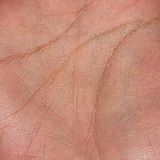
%> input picture imtest.JPG, 160 x 160 px
$ octave --eval "result = imseg(imread('imtest.JPG'));"   (GNU Octave 9; MATLAB toolbox functions it lacks are replaced by stand-ins)
%> lines starting %> are read from the running program, lines starting %| are printed output that depends on the picture; in (x1, y1, x2, y2) boxes, pixels count from 0 and x2, y2 are one past the last pixel; in counts of white or black regions, pixels touching at a corner belong together; the program's own positions count from 1
function [ out ] = imseg( img )

[ level, EM ] = graythresh( img );
%> level = 0.635; EM = 0.847
BW = im2bw( img, level );
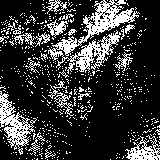
%> BW: size 160x160 logical; 22% white in thin lines or dots
[ L, num ] = bwlabel( BW );
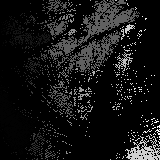
%> L: size 160x160 double; min 0, max 617, mean 51.7; drawn with min black and max white
%> num = 617

maxarea =  - Inf;
Lmax = 0;
for ii = 1:num
    numero = length( find( L == ii ) );
    if numero > maxarea
    maxarea = numero;
    Lmax = ii;
    end
end
%> this loop made 617 passes
%> (numero, maxarea, Lmax) on passes 1, 7: (22, 22, 1), (804, 804, 7)
%> numero on passes 2, 3, 4, 5, 6, 8: 1, 1, 1, 1, 8, 2
%> after the loop, Lmax = 233; maxarea = 2018
ok = ( L == Lmax );
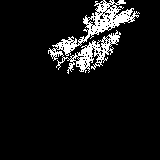
%> ok: size 160x160 logical; 7.9% white; 1 white region, box (x1, y1, x2, y2) and area: (48, 0, 140, 74) 2018


s = edge( double( ok ), 'canny', 0.5, 5 );
%> s: size 160x160 logical; 1.3% white in thin lines or dots, all inside (x1, y1, x2, y2) = (49, 1, 136, 71)
thinned = bwmorph( s, 'thin', Inf );
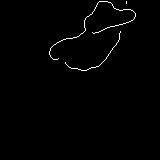
%> thinned: size 160x160 logical; 0.94% white in thin lines or dots, all inside (x1, y1, x2, y2) = (49, 1, 136, 71)
[ x0, y0 ] = find( thinned );
%> x0 = 241 values from 2 to 71; y0 = 241 values from 50 to 136
L = length( x0 );
%> L = 241
radius = 70;
[ dimx, dimy ] = size( thinned );
%> dimx = 160; dimy = 160
matrice = zeros( dimx, dimy );
for scanx = 1:L
    xc = x0( scanx );
    yc = y0( scanx );

    x_s = max( 1, xc - radius );
    x_e = min( dimx, xc + radius );
    y_s = max( 1, yc - radius );
    y_e = min( dimy, yc + radius );

    for ii = x_s:x_e
        for jj = y_s:y_e
            if ok( ii, jj )
                r = sqrt( ( ii - xc ) ^ 2 + ( jj - yc ) ^ 2 );
                if r < radius
                matrice( xc, yc ) = matrice( xc, yc ) + 1;
                end
            end
        end
    end
end
%> this loop made 241 passes
%> (xc, yc, x_e, y_s, y_e) on passes 1 to 3: (52, 50, 122, 1, 120), (53, 50, 123, 1, 120), (54, 50, 124, 1, 120)
%> matrice: size 160x160 double; 140 distinct labels, from 0 to 2018
%> after the loop, r = 87.97


nz = 0;
glob_max = max( matrice( : ) );
%> glob_max = 2018
my_thres = 0.7;
while nz < 3
    zone = matrice > my_thres * glob_max;
    zone = imdilate( zone, strel( 'disk', 2 ) );
    [ Lz, nz ] = bwlabel( zone );
    my_thres = my_thres - 0.25;
end
%> this loop made 1 pass
%> nz on pass 1: 3
%> pass 1, in imseg, `zone = imdilate( zone, strel( 'disk', 2 ) );`:
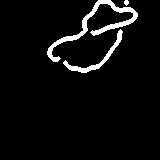
%> zone: size 160x160 logical; 4.8% white; 3 white regions, box (x1, y1, x2, y2) and area: (47, 0, 138, 62) 837, (63, 29, 123, 73) 358, (124, 0, 129, 6) 22
%> pass 1, in imseg, `[ Lz, nz ] = bwlabel( zone );`:
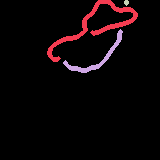
%> Lz: size 160x160 double; 4 distinct labels, from 0 to 3; one colour per label, 0 black
%> after the loop, my_thres = 0.45

if nz < 3
    error( 'Errore. Le zone di massimi relativi sono troppo poche.' );
end
if nz == 3
    x = [  ];
    y = [  ];
for ii = 1:nz
    pos = find( Lz == ii );
    [ vmax, pmax ] = max( matrice( pos ) );
    mpos = pos( pmax );
    [ xm, ym ] = ind2sub( size( matrice ), mpos );
    x = [ x;xm ];
    y = [ y;ym ];
end
%> this loop made 3 passes
%> (vmax, pmax, mpos, xm, ym, x, y) on passes 1 to 3: (2018, 207, 11878, 38, 75, 38, 75), (2018, 182, 15906, 66, 100, [38; 66], [75; 100]), (1544, 12, 20164, 4, 127, [38; 66; 4], [75; 100; 127])


x1 = x( 1 );
%> x1 = 38
x2 = x( 2 );
%> x2 = 66
x3 = x( 3 );
%> x3 = 4
y1 = y( 1 );
%> y1 = 75
y2 = y( 2 );
%> y2 = 100
y3 = y( 3 );
%> y3 = 127

d12 = sqrt( ( x1 - x2 ) ^ 2 + ( y1 - y2 ) ^ 2 );
%> d12 = 37.54
d13 = sqrt( ( x1 - x3 ) ^ 2 + ( y1 - y3 ) ^ 2 );
%> d13 = 62.13
d23 = sqrt( ( x2 - x3 ) ^ 2 + ( y2 - y3 ) ^ 2 );
%> d23 = 67.62
if ( d12 > d13 ) && ( d12 > d23 )
    Ax = x1;
    Ay = y1;
    Bx = x2;
    By = y2;
end
if ( d13 > d12 ) && ( d13 > d23 )
    Ax = x1;
    Ay = y1;
    Bx = x3;
    By = y3;
end
if ( d23 > d12 ) && ( d23 > d13 )
    Ax = x2;
%> Ax = 66
    Ay = y2;
%> Ay = 100
    Bx = x3;
%> Bx = 4
    By = y3;
%> By = 127
end


end
if nz >= 4
    vettore_massimi = [  ];
    vettore_posizioni = [  ];
    for ii = 1:nz
        pos = find( Lz == ii );
        [ vmax, pmax ] = max( matrice( pos ) );
        mpos = pos( pmax );

        vettore_massimi = [ vettore_massimi;vmax ];
        vettore_posizioni = [ vettore_posizioni;mpos ];
    end
    [ v_m_ord, indici ] = sort( vettore_massimi, 'descend' );
    v_p_ord = vettore_posizioni( indici );

    pos_fin = v_p_ord( 1:4 );

    [ x, y ] = ind2sub( size( matrice ), pos_fin );


    max_temp =  - Inf;
    v1memo = 0;
    v2memo = 0;
    v3memo = 0;
    v4memo = 0;

    v1 = 1;
    v2 = 2;
    v3 = 3;
    v4 = 4;
    p = polyfit( [ x( v1 ), x( v2 ), x( v3 ) ], [ y( v1 ), y( v2 ), y( v3 ) ], 1 );
    errore = p( 1 ) * x( v4 ) + p( 2 ) - y( v4 );
    errore = abs( errore );

    if errore > max_temp
        max_temp = errore;
        v1memo = v1;
        v2memo = v2;
        v3memo = v3;
        v4memo = v4;
    end

    v1 = 1;
    v2 = 2;
    v3 = 4;
    v4 = 3;
    p = polyfit( [ x( v1 ), x( v2 ), x( v3 ) ], [ y( v1 ), y( v2 ), y( v3 ) ], 1 );
    errore = p( 1 ) * x( v4 ) + p( 2 ) - y( v4 );
    errore = abs( errore );

    if errore > max_temp
        max_temp = errore;
        v1memo = v1;
        v2memo = v2;
        v3memo = v3;
        v4memo = v4;
    end

    v1 = 1;
    v2 = 3;
    v3 = 4;
    v4 = 2;
    p = polyfit( [ x( v1 ), x( v2 ), x( v3 ) ], [ y( v1 ), y( v2 ), y( v3 ) ], 1 );
    errore = p( 1 ) * x( v4 ) + p( 2 ) - y( v4 );
    errore = abs( errore );

    if errore > max_temp
        max_temp = errore;
        v1memo = v1;
        v2memo = v2;
        v3memo = v3;
        v4memo = v4;
    end

    v1 = 2;
    v2 = 3;
    v3 = 4;
    v4 = 1;
    p = polyfit( [ x( v1 ), x( v2 ), x( v3 ) ], [ y( v1 ), y( v2 ), y( v3 ) ], 1 );
    errore = p( 1 ) * x( v4 ) + p( 2 ) - y( v4 );
    errore = abs( errore );

    if errore > max_temp
        max_temp = errore;
        v1memo = v1;
        v2memo = v2;
        v3memo = v3;
        v4memo = v4;
    end

    x1 = x( v1memo );
    x2 = x( v2memo );
    x3 = x( v3memo );
    y1 = y( v1memo );
    y2 = y( v2memo );
    y3 = y( v3memo );

    d12 = sqrt( ( x1 - x2 ) ^ 2 + ( y1 - y2 ) ^ 2 );
    d13 = sqrt( ( x1 - x3 ) ^ 2 + ( y1 - y3 ) ^ 2 );
    d23 = sqrt( ( x2 - x3 ) ^ 2 + ( y2 - y3 ) ^ 2 );
    if ( d12 > d13 ) && ( d12 > d23 )
        Ax = x1;
        Ay = y1;
        Bx = x2;
        By = y2;
    end
    if ( d13 > d12 ) && ( d13 > d23 )
        Ax = x1;
        Ay = y1;
        Bx = x3;
        By = y3;
    end
    if ( d23 > d12 ) && ( d23 > d13 )
        Ax = x2;
        Ay = y2;
        Bx = x3;
        By = y3;
    end
end

p = polyfit( [ Ax, Bx ], [ Ay, By ], 1 );
%> p = [-0.435 128.7]

STATS = regionprops( double( ok ), 'Centroid' );
%> STATS = 1 region; Centroid: [95.6 37]
baricentro = STATS.Centroid;
%> baricentro = [95.61 36.99]
bary = round( baricentro( 1 ) );
%> bary = 96
barx = round( baricentro( 2 ) );
%> barx = 37


condizione = barx * p( 1 ) + p( 2 ) < bary;
%> condizione = false


clx = ( Ax + Bx ) / 2;
%> clx = 35
cly = ( Ay + By ) / 2;
%> cly = 113.5

c_a = p( 1 );
%> c_a = -0.435
c_b = p( 2 );
%> c_b = 128.7

c_a_new =  - 1 / c_a;
%> c_a_new = 2.3
c_b_new = cly + 1 / c_a * clx;
%> c_b_new = 33.13

d = 150;
t_a = 1 + c_a_new ^ 2;
%> t_a = 6.27
t_b =  - 2 * clx + 2 * ( c_b_new - cly ) * c_a_new;
%> t_b = -439.1
t_c = clx ^ 2 + ( c_b_new - cly ) ^ 2 - d ^ 2;
%> t_c = -14815.6

Px1 = (  - t_b + sqrt( t_b ^ 2 - 4 * t_a * t_c ) ) / ( 2 * t_a );
%> Px1 = 94.89
Py1 = c_a_new * Px1 + c_b_new;
%> Py1 = 251

Px2 = (  - t_b - sqrt( t_b ^ 2 - 4 * t_a * t_c ) ) / ( 2 * t_a );
%> Px2 = -24.89
Py2 = c_a_new * Px2 + c_b_new;
%> Py2 = -24.03

condizione_corrente = Px1 * p( 1 ) + p( 2 ) < Py1;
%> condizione_corrente = true
if condizione == condizione_corrente
    Px = Px1;
    Py = Py1;
else
    Px = Px2;
%> Px = -24.89
    Py = Py2;
%> Py = -24.03
end


angolo = atan( p( 1 ) );
%> angolo = -0.411
[ dimx, dimy ] = size( matrice );
shiftx = Px - dimx / 2;
%> shiftx = -104.9
shifty = Py - dimy / 2;
%> shifty = -104
shiftxnew = shiftx * cos( angolo ) + shifty * sin( angolo );
%> shiftxnew = -54.63
shiftynew =  - shiftx * sin( angolo ) + shifty * cos( angolo );
%> shiftynew = -137.3
imgnew = imrotate( img,  - rad2deg( atan( p( 1 ) ) ), 'bilinear' );
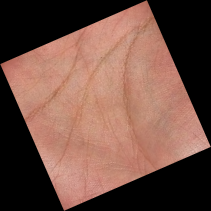
%> imgnew: size 211x211x3 uint8; mean R, G, B 113.2, 79.7, 68.6

% [11 lines of commented-out code are left out]
out = imgnew;
end
